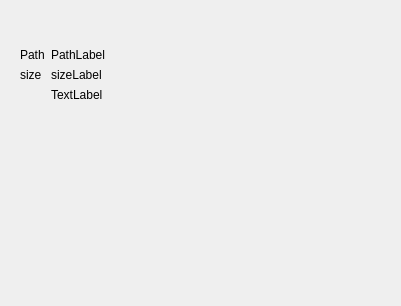
<?xml version="1.0" encoding="UTF-8"?>
<ui version="4.0">
 <comment>
 * Released as open source by Gabriel Caudrelier
 *
 * Developed by Gabriel Caudrelier, gabriel dot caudrelier at gmail dot com
 *
 * https://github.com/metrodango/pip3line
 *
 * Released under BSD 3-Clause see LICENSE for more information
</comment>
 <class>FileWidget</class>
 <widget class="QWidget" name="FileWidget">
  <property name="geometry">
   <rect>
    <x>0</x>
    <y>0</y>
    <width>401</width>
    <height>306</height>
   </rect>
  </property>
  <property name="windowTitle">
   <string>Form</string>
  </property>
  <layout class="QVBoxLayout" name="mainLayout">
   <item alignment="Qt::AlignRight">
    <widget class="QPushButton" name="refreshPushButton">
     <property name="maximumSize">
      <size>
       <width>25</width>
       <height>16777215</height>
      </size>
     </property>
     <property name="text">
      <string/>
     </property>
     <property name="icon">
      <iconset resource="../gui_res.qrc">
       <normaloff>:/Images/icons/view-refresh.png</normaloff>:/Images/icons/view-refresh.png</iconset>
     </property>
     <property name="flat">
      <bool>true</bool>
     </property>
    </widget>
   </item>
   <item>
    <widget class="QWidget" name="statsWidget" native="true">
     <layout class="QFormLayout" name="formLayout">
      <property name="labelAlignment">
       <set>Qt::AlignLeading|Qt::AlignLeft|Qt::AlignVCenter</set>
      </property>
      <item row="3" column="1">
       <widget class="QLabel" name="rightsTextLabel">
        <property name="sizePolicy">
         <sizepolicy hsizetype="Preferred" vsizetype="Maximum">
          <horstretch>0</horstretch>
          <verstretch>0</verstretch>
         </sizepolicy>
        </property>
        <property name="text">
         <string>TextLabel</string>
        </property>
       </widget>
      </item>
      <item row="2" column="1">
       <widget class="QLabel" name="sizeTextLabel">
        <property name="sizePolicy">
         <sizepolicy hsizetype="Preferred" vsizetype="Maximum">
          <horstretch>0</horstretch>
          <verstretch>0</verstretch>
         </sizepolicy>
        </property>
        <property name="text">
         <string>sizeLabel</string>
        </property>
       </widget>
      </item>
      <item row="2" column="0">
       <widget class="QLabel" name="sizeLabel">
        <property name="text">
         <string>size</string>
        </property>
       </widget>
      </item>
      <item row="1" column="0">
       <widget class="QLabel" name="pathLabel">
        <property name="text">
         <string>Path</string>
        </property>
       </widget>
      </item>
      <item row="1" column="1">
       <widget class="QLabel" name="pathTextLabel">
        <property name="sizePolicy">
         <sizepolicy hsizetype="Minimum" vsizetype="Maximum">
          <horstretch>0</horstretch>
          <verstretch>0</verstretch>
         </sizepolicy>
        </property>
        <property name="text">
         <string>PathLabel</string>
        </property>
        <property name="wordWrap">
         <bool>true</bool>
        </property>
       </widget>
      </item>
     </layout>
    </widget>
   </item>
  </layout>
 </widget>
 <resources>
  <include location="../gui_res.qrc"/>
 </resources>
 <connections/>
</ui>
